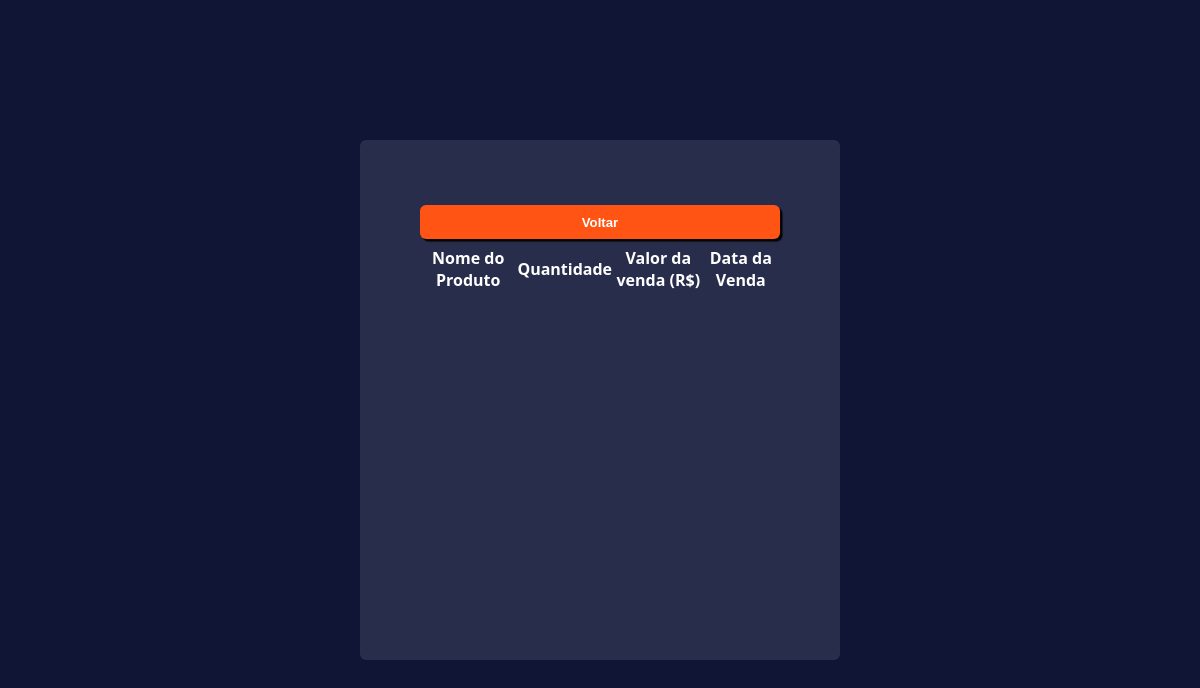
/finalizadas.php, run on an earlier commit of the app's database.
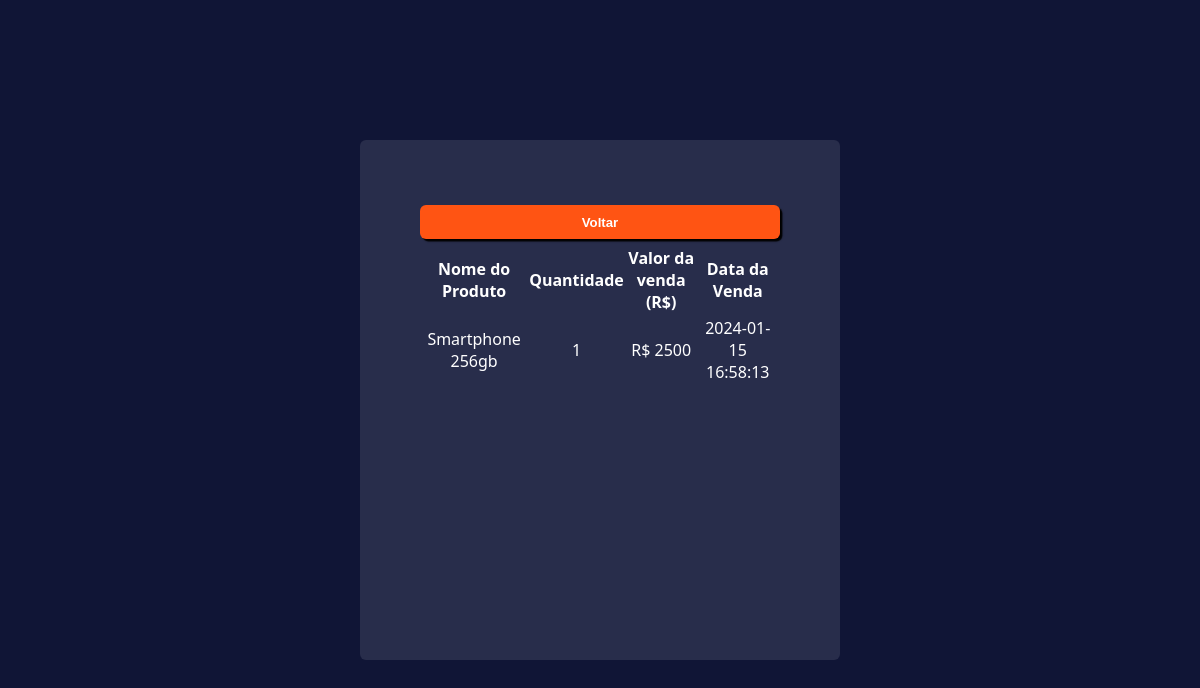
And on a later commit of the database.
### tables this page shows
CREATE TABLE `vendas` (
  `id` int(32) NOT NULL,
  `produto` int(32) NOT NULL,
  `quantidade_venda` int(32) NOT NULL,
  `valor_venda` double NOT NULL,
  `data_venda` datetime NOT NULL
);

CREATE TABLE `produtos` (
  `id` int(32) NOT NULL,
  `nome` varchar(32) NOT NULL,
  `preco` double NOT NULL,
  `quantidade` int(32) NOT NULL,
  `data_cadastro` datetime DEFAULT NULL
);

### controllers/produto.php (the view, shortened to what this page needs)
<?php
class Venda extends Produto {
    public function getVenda(){
        $conn = new Database;
        $query = 'SELECT vendas.id, produtos.nome, vendas.quantidade_venda, vendas.valor_venda, vendas.data_venda
        FROM vendas
        INNER JOIN produtos ON vendas.produto = produtos.id
        ORDER BY vendas.data_venda DESC';
        try {
            $results = $conn->getConnection()->query($query);
            echo "<table style='color: white;'>";
            echo "<thead>
                    <tr>
                        <th>Nome do Produto</th>
                        <th>Quantidade</th>
                        <th>Valor da venda (R$)</th>
                        <th>Data da Venda</th>
                    </tr>
                  </thead>";
            echo "<tbody>";
            while($row = $results->fetch_object()){
                echo "<tr>";
                echo "<td>{$row->nome}</td>";
                echo "<td>{$row->quantidade_venda}</td>";
                echo "<td>R$ {$row->valor_venda}</td>";
                echo "<td>{$row->data_venda}</td>";
                echo "</tr>";
            }
            echo "</tbody>";
            echo "</table>";
        } catch (Exception $e){
            echo 'Erro: ' . $e->getMessage();
        }
    }
}
class Database {
    private $connection;
    private $host = "localhost";
    private $user = "root";
    private $password = "";
    private $db = "jwt_pdv";
    public function __construct(){
        try{
            $this->connection = new mysqli($this->host, $this->user, $this->password, $this->db);
        } catch (Exception $e){
            die("Erro ao conectar ao banco de dados: " . $e);
        }
    }
    public function getConnection(){
        return $this->connection;
    }
}
?>

### finalizadas.php (shortened to what this page needs)
<?php
require_once './controllers/produto.php';
?>
<!DOCTYPE html>
<html lang="pt-br">
<head>
    <link rel="stylesheet" href="./style.css">
</head>
<body>
    <div class="lista">
      <button type="button" onclick="abreLink('./index.php')" class="btn-action">Voltar</button>
        <?php
            $venda = new Venda;
             $venda->getVenda();
        ?>
    </div>
</body>
</html>

### style.css (style rules this page uses)
.btn-action { background-color: #FF5413; border-style: none; border-radius: .5vw; min-height: 30px; margin-block: 5px; color: white; padding: .8vw; font-size: 1.1vw; font-weight: 700; box-shadow: 0.2vw .2vw .1vw black; width: 100%; transition: all .2s; text-align: center; }
body { background-color: #101536; font-family: 'Segoe UI', Tahoma, Geneva, Verdana, sans-serif; }
.lista { overflow: auto; display: block; align-items: center; justify-content: center; height: 50vh; width: 30vw; background-color: rgba(255, 255, 255, 0.1); position: absolute; top: 50%; left: 50%; transform: translate(-50%, -50%); flex-direction: column; padding: 5vw; border-radius: .5vw; text-align: center; }

What changed in the data, as far as the page shows it:
added vendas: produto.nome "Smartphone 256gb", quantidade_venda "1", valor_venda "2500", data_venda "2024-01-15 16:58:13"
